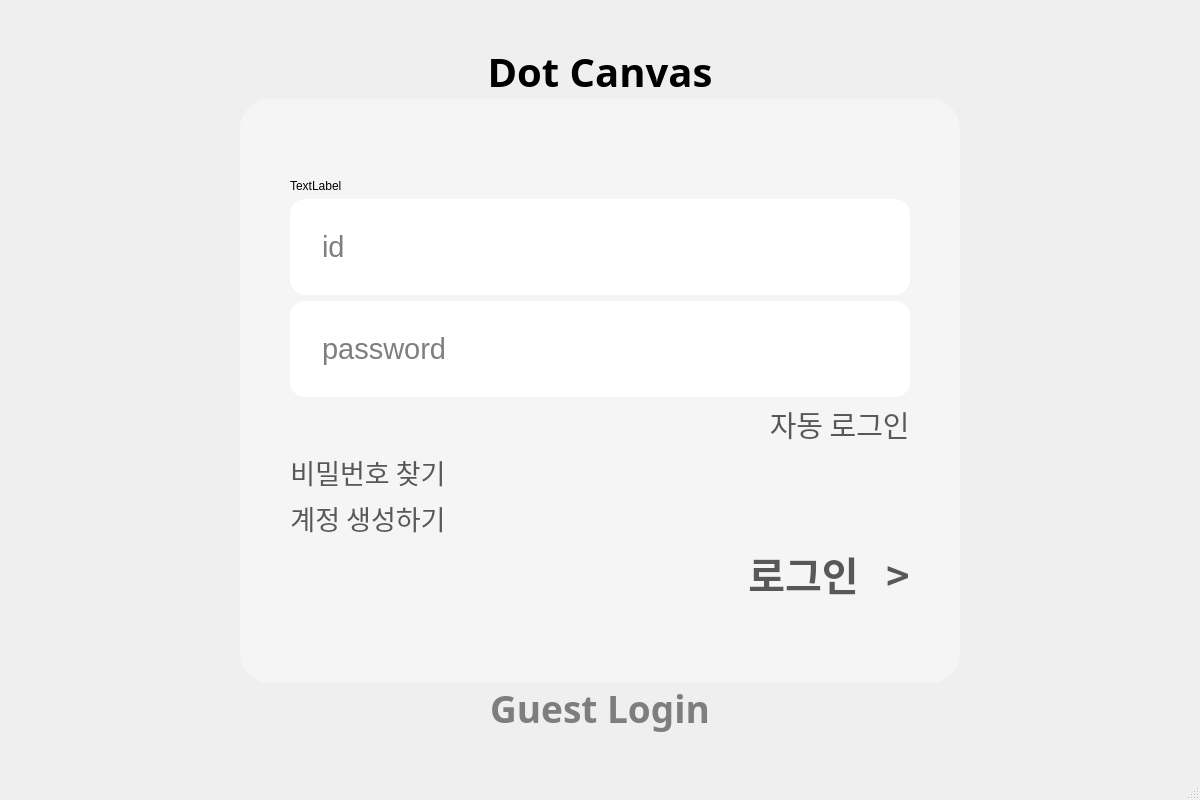
<?xml version="1.0" encoding="UTF-8"?>
<ui version="4.0">
 <class>MainWindow</class>
 <widget class="QMainWindow" name="MainWindow">
  <property name="geometry">
   <rect>
    <x>0</x>
    <y>0</y>
    <width>1200</width>
    <height>800</height>
   </rect>
  </property>
  <property name="font">
   <font>
    <family>Pretendard</family>
   </font>
  </property>
  <property name="windowTitle">
   <string>MainWindow</string>
  </property>
  <widget class="QWidget" name="mainWindow">
   <layout class="QHBoxLayout" name="horizontalLayout">
    <property name="leftMargin">
     <number>0</number>
    </property>
    <property name="topMargin">
     <number>0</number>
    </property>
    <property name="rightMargin">
     <number>0</number>
    </property>
    <property name="bottomMargin">
     <number>0</number>
    </property>
    <item>
     <widget class="QStackedWidget" name="stacked_main">
      <property name="styleSheet">
       <string notr="true"/>
      </property>
      <property name="currentIndex">
       <number>0</number>
      </property>
      <widget class="QWidget" name="login">
       <layout class="QGridLayout" name="gridLayout" rowstretch="1,1,6,1,1" columnstretch="1,3,1">
        <property name="leftMargin">
         <number>0</number>
        </property>
        <property name="topMargin">
         <number>0</number>
        </property>
        <property name="rightMargin">
         <number>0</number>
        </property>
        <property name="bottomMargin">
         <number>0</number>
        </property>
        <property name="spacing">
         <number>0</number>
        </property>
        <item row="3" column="1">
         <widget class="QPushButton" name="btn_login_geust">
          <property name="sizePolicy">
           <sizepolicy hsizetype="Preferred" vsizetype="Preferred">
            <horstretch>0</horstretch>
            <verstretch>0</verstretch>
           </sizepolicy>
          </property>
          <property name="font">
           <font>
            <family>Pretendard</family>
            <pointsize>28</pointsize>
            <weight>75</weight>
            <bold>true</bold>
            <strikeout>false</strikeout>
            <kerning>true</kerning>
           </font>
          </property>
          <property name="styleSheet">
           <string notr="true">border:0px solid none;
color:#7F7E7E;
background-color:rgba(0,0,0,0);</string>
          </property>
          <property name="text">
           <string>Guest Login</string>
          </property>
         </widget>
        </item>
        <item row="0" column="1">
         <spacer name="noname">
          <property name="orientation">
           <enum>Qt::Vertical</enum>
          </property>
          <property name="sizeHint" stdset="0">
           <size>
            <width>20</width>
            <height>40</height>
           </size>
          </property>
         </spacer>
        </item>
        <item row="4" column="1">
         <spacer name="spacer">
          <property name="orientation">
           <enum>Qt::Vertical</enum>
          </property>
          <property name="sizeHint" stdset="0">
           <size>
            <width>20</width>
            <height>40</height>
           </size>
          </property>
         </spacer>
        </item>
        <item row="1" column="2">
         <spacer name="horizontalSpacer">
          <property name="orientation">
           <enum>Qt::Horizontal</enum>
          </property>
          <property name="sizeHint" stdset="0">
           <size>
            <width>40</width>
            <height>20</height>
           </size>
          </property>
         </spacer>
        </item>
        <item row="2" column="1">
         <widget class="QWidget" name="login_area" native="true">
          <property name="styleSheet">
           <string notr="true">#login_area{
	border-radius:30px;
	background-color:#F5F5F5;
}
QLineEdit{
border-radius:15px;
padding:30px;
}
QPushButton{
border : 0px solid nont;
color:#595858;
}
#btn_login_auto:checked{
background-image: url(:/login/images/login/check_circle.png);
    background-repeat: no-repeat;
    background-position: left center;
    background-origin: content;
}</string>
          </property>
          <layout class="QVBoxLayout" name="verticalLayout" stretch="1,3,3,2,1,1,2">
           <property name="leftMargin">
            <number>50</number>
           </property>
           <property name="topMargin">
            <number>80</number>
           </property>
           <property name="rightMargin">
            <number>50</number>
           </property>
           <property name="bottomMargin">
            <number>80</number>
           </property>
           <item>
            <widget class="QLabel" name="label_login_error">
             <property name="text">
              <string>TextLabel</string>
             </property>
            </widget>
           </item>
           <item>
            <widget class="QLineEdit" name="input_login_id">
             <property name="sizePolicy">
              <sizepolicy hsizetype="Expanding" vsizetype="Minimum">
               <horstretch>0</horstretch>
               <verstretch>0</verstretch>
              </sizepolicy>
             </property>
             <property name="font">
              <font>
               <pointsize>22</pointsize>
              </font>
             </property>
             <property name="text">
              <string/>
             </property>
             <property name="placeholderText">
              <string>id</string>
             </property>
            </widget>
           </item>
           <item>
            <widget class="QLineEdit" name="input_login_pw">
             <property name="sizePolicy">
              <sizepolicy hsizetype="Expanding" vsizetype="Minimum">
               <horstretch>0</horstretch>
               <verstretch>0</verstretch>
              </sizepolicy>
             </property>
             <property name="font">
              <font>
               <pointsize>22</pointsize>
              </font>
             </property>
             <property name="text">
              <string/>
             </property>
             <property name="placeholderText">
              <string>password</string>
             </property>
            </widget>
           </item>
           <item alignment="Qt::AlignRight">
            <widget class="QPushButton" name="btn_login_auto">
             <property name="sizePolicy">
              <sizepolicy hsizetype="Fixed" vsizetype="Preferred">
               <horstretch>0</horstretch>
               <verstretch>0</verstretch>
              </sizepolicy>
             </property>
             <property name="font">
              <font>
               <family>Pretendard</family>
               <pointsize>22</pointsize>
              </font>
             </property>
             <property name="styleSheet">
              <string notr="true"/>
             </property>
             <property name="text">
              <string>     자동 로그인</string>
             </property>
             <property name="checkable">
              <bool>true</bool>
             </property>
             <property name="checked">
              <bool>false</bool>
             </property>
            </widget>
           </item>
           <item>
            <widget class="QPushButton" name="btn_login_getPw">
             <property name="sizePolicy">
              <sizepolicy hsizetype="Maximum" vsizetype="Preferred">
               <horstretch>0</horstretch>
               <verstretch>0</verstretch>
              </sizepolicy>
             </property>
             <property name="font">
              <font>
               <family>Pretendard</family>
               <pointsize>20</pointsize>
              </font>
             </property>
             <property name="text">
              <string>비밀번호 찾기</string>
             </property>
            </widget>
           </item>
           <item>
            <widget class="QPushButton" name="btn_login_signUp">
             <property name="sizePolicy">
              <sizepolicy hsizetype="Maximum" vsizetype="Preferred">
               <horstretch>0</horstretch>
               <verstretch>0</verstretch>
              </sizepolicy>
             </property>
             <property name="font">
              <font>
               <family>Pretendard</family>
               <pointsize>20</pointsize>
              </font>
             </property>
             <property name="text">
              <string>계정 생성하기</string>
             </property>
            </widget>
           </item>
           <item alignment="Qt::AlignRight">
            <widget class="QPushButton" name="btn_login_login">
             <property name="sizePolicy">
              <sizepolicy hsizetype="Maximum" vsizetype="Minimum">
               <horstretch>0</horstretch>
               <verstretch>0</verstretch>
              </sizepolicy>
             </property>
             <property name="font">
              <font>
               <family>Pretendard</family>
               <pointsize>30</pointsize>
               <weight>75</weight>
               <bold>true</bold>
              </font>
             </property>
             <property name="text">
              <string>로그인   &gt;</string>
             </property>
            </widget>
           </item>
          </layout>
         </widget>
        </item>
        <item row="1" column="0">
         <spacer name="horizontalSpacer_2">
          <property name="orientation">
           <enum>Qt::Horizontal</enum>
          </property>
          <property name="sizeHint" stdset="0">
           <size>
            <width>40</width>
            <height>20</height>
           </size>
          </property>
         </spacer>
        </item>
        <item row="1" column="1">
         <widget class="QLabel" name="label">
          <property name="font">
           <font>
            <family>Pretendard</family>
            <pointsize>30</pointsize>
            <weight>75</weight>
            <bold>true</bold>
           </font>
          </property>
          <property name="text">
           <string>Dot Canvas</string>
          </property>
          <property name="alignment">
           <set>Qt::AlignCenter</set>
          </property>
         </widget>
        </item>
       </layout>
      </widget>
      <widget class="QWidget" name="menu">
       <property name="styleSheet">
        <string notr="true">#menu{
border-radius:0px;
background-color:white;
}
QWidget#menu_profile{
	border-radius:30px;
	background-color:#F5F5F5;
}
QWidget#menu_section{
	border-radius:30px;
	background-color:#F5F5F5;
}</string>
       </property>
       <layout class="QGridLayout" name="gridLayout_2" rowstretch="1,10,1" columnstretch="1,12,18,1">
        <item row="1" column="1">
         <widget class="QWidget" name="menu_profile" native="true">
          <layout class="QVBoxLayout" name="verticalLayout_2" stretch="8,0,3,2,0,2">
           <property name="spacing">
            <number>30</number>
           </property>
           <property name="leftMargin">
            <number>40</number>
           </property>
           <property name="topMargin">
            <number>100</number>
           </property>
           <property name="rightMargin">
            <number>40</number>
           </property>
           <property name="bottomMargin">
            <number>100</number>
           </property>
           <item alignment="Qt::AlignHCenter">
            <widget class="QLabel" name="label_2">
             <property name="sizePolicy">
              <sizepolicy hsizetype="Minimum" vsizetype="Preferred">
               <horstretch>0</horstretch>
               <verstretch>0</verstretch>
              </sizepolicy>
             </property>
             <property name="minimumSize">
              <size>
               <width>200</width>
               <height>200</height>
              </size>
             </property>
             <property name="maximumSize">
              <size>
               <width>200</width>
               <height>200</height>
              </size>
             </property>
             <property name="styleSheet">
              <string notr="true">border-image: url(:/menu/images/menu/profile_img.png);</string>
             </property>
             <property name="text">
              <string/>
             </property>
            </widget>
           </item>
           <item>
            <widget class="Line" name="line">
             <property name="frameShadow">
              <enum>QFrame::Plain</enum>
             </property>
             <property name="lineWidth">
              <number>1</number>
             </property>
             <property name="orientation">
              <enum>Qt::Horizontal</enum>
             </property>
            </widget>
           </item>
           <item alignment="Qt::AlignHCenter">
            <widget class="QLabel" name="label_3">
             <property name="sizePolicy">
              <sizepolicy hsizetype="Maximum" vsizetype="Maximum">
               <horstretch>0</horstretch>
               <verstretch>0</verstretch>
              </sizepolicy>
             </property>
             <property name="font">
              <font>
               <family>Pretendard</family>
               <pointsize>33</pointsize>
              </font>
             </property>
             <property name="text">
              <string>id_name</string>
             </property>
            </widget>
           </item>
           <item alignment="Qt::AlignHCenter">
            <widget class="QLabel" name="label_4">
             <property name="sizePolicy">
              <sizepolicy hsizetype="Maximum" vsizetype="Maximum">
               <horstretch>0</horstretch>
               <verstretch>0</verstretch>
              </sizepolicy>
             </property>
             <property name="font">
              <font>
               <family>Pretendard</family>
               <pointsize>25</pointsize>
              </font>
             </property>
             <property name="text">
              <string>TextLabel</string>
             </property>
            </widget>
           </item>
           <item>
            <widget class="Line" name="line_2">
             <property name="frameShadow">
              <enum>QFrame::Plain</enum>
             </property>
             <property name="lineWidth">
              <number>1</number>
             </property>
             <property name="orientation">
              <enum>Qt::Horizontal</enum>
             </property>
            </widget>
           </item>
           <item alignment="Qt::AlignHCenter">
            <widget class="QPushButton" name="pushButton">
             <property name="sizePolicy">
              <sizepolicy hsizetype="Maximum" vsizetype="Maximum">
               <horstretch>0</horstretch>
               <verstretch>0</verstretch>
              </sizepolicy>
             </property>
             <property name="font">
              <font>
               <family>Pretendard</family>
               <pointsize>22</pointsize>
               <stylestrategy>PreferAntialias</stylestrategy>
              </font>
             </property>
             <property name="styleSheet">
              <string notr="true">border:0px solid none;
color:#ED633F;
background-color:rgba(0,0,0,0);</string>
             </property>
             <property name="text">
              <string>로그아웃</string>
             </property>
            </widget>
           </item>
          </layout>
         </widget>
        </item>
        <item row="1" column="3">
         <spacer name="horizontalSpacer_4">
          <property name="orientation">
           <enum>Qt::Horizontal</enum>
          </property>
          <property name="sizeHint" stdset="0">
           <size>
            <width>682</width>
            <height>20</height>
           </size>
          </property>
         </spacer>
        </item>
        <item row="1" column="0">
         <spacer name="horizontalSpacer_3">
          <property name="orientation">
           <enum>Qt::Horizontal</enum>
          </property>
          <property name="sizeHint" stdset="0">
           <size>
            <width>42</width>
            <height>20</height>
           </size>
          </property>
         </spacer>
        </item>
        <item row="1" column="2">
         <widget class="QWidget" name="menu_section" native="true">
          <property name="font">
           <font>
            <family>Pretendard</family>
           </font>
          </property>
          <property name="styleSheet">
           <string notr="true">QPushButton{
border:0px solid none;
color:#535353;
text-align:left;
background-color:rgba(0,0,0,0);
	image: url(:/menu/images/menu/Keyboard arrow right.png);
    image-position: right center;
}
</string>
          </property>
          <layout class="QVBoxLayout" name="verticalLayout_3">
           <property name="spacing">
            <number>0</number>
           </property>
           <property name="leftMargin">
            <number>60</number>
           </property>
           <property name="topMargin">
            <number>80</number>
           </property>
           <property name="rightMargin">
            <number>50</number>
           </property>
           <property name="bottomMargin">
            <number>80</number>
           </property>
           <item>
            <widget class="QPushButton" name="btn_learning">
             <property name="sizePolicy">
              <sizepolicy hsizetype="Minimum" vsizetype="Maximum">
               <horstretch>0</horstretch>
               <verstretch>0</verstretch>
              </sizepolicy>
             </property>
             <property name="font">
              <font>
               <family>Pretendard</family>
               <pointsize>45</pointsize>
               <weight>75</weight>
               <bold>true</bold>
              </font>
             </property>
             <property name="text">
              <string>Learning Courses</string>
             </property>
            </widget>
           </item>
           <item>
            <widget class="Line" name="line_3">
             <property name="frameShadow">
              <enum>QFrame::Plain</enum>
             </property>
             <property name="lineWidth">
              <number>2</number>
             </property>
             <property name="orientation">
              <enum>Qt::Horizontal</enum>
             </property>
            </widget>
           </item>
           <item>
            <widget class="QPushButton" name="pushButton_3">
             <property name="sizePolicy">
              <sizepolicy hsizetype="Minimum" vsizetype="Maximum">
               <horstretch>0</horstretch>
               <verstretch>0</verstretch>
              </sizepolicy>
             </property>
             <property name="font">
              <font>
               <family>Pretendard</family>
               <pointsize>45</pointsize>
               <weight>75</weight>
               <bold>true</bold>
              </font>
             </property>
             <property name="text">
              <string>Create Canvas</string>
             </property>
            </widget>
           </item>
           <item>
            <widget class="Line" name="line_4">
             <property name="frameShadow">
              <enum>QFrame::Plain</enum>
             </property>
             <property name="lineWidth">
              <number>2</number>
             </property>
             <property name="orientation">
              <enum>Qt::Horizontal</enum>
             </property>
            </widget>
           </item>
           <item>
            <widget class="QPushButton" name="pushButton_4">
             <property name="sizePolicy">
              <sizepolicy hsizetype="Minimum" vsizetype="Maximum">
               <horstretch>0</horstretch>
               <verstretch>0</verstretch>
              </sizepolicy>
             </property>
             <property name="font">
              <font>
               <family>Pretendard</family>
               <pointsize>45</pointsize>
               <weight>75</weight>
               <bold>true</bold>
              </font>
             </property>
             <property name="text">
              <string>My Drawing</string>
             </property>
            </widget>
           </item>
           <item>
            <widget class="Line" name="line_5">
             <property name="frameShadow">
              <enum>QFrame::Plain</enum>
             </property>
             <property name="lineWidth">
              <number>2</number>
             </property>
             <property name="orientation">
              <enum>Qt::Horizontal</enum>
             </property>
            </widget>
           </item>
           <item>
            <widget class="QPushButton" name="pushButton_5">
             <property name="sizePolicy">
              <sizepolicy hsizetype="Minimum" vsizetype="Maximum">
               <horstretch>0</horstretch>
               <verstretch>0</verstretch>
              </sizepolicy>
             </property>
             <property name="font">
              <font>
               <family>Pretendard</family>
               <pointsize>45</pointsize>
               <weight>75</weight>
               <bold>true</bold>
              </font>
             </property>
             <property name="text">
              <string>Dot Drive</string>
             </property>
            </widget>
           </item>
           <item>
            <widget class="Line" name="line_6">
             <property name="frameShadow">
              <enum>QFrame::Plain</enum>
             </property>
             <property name="lineWidth">
              <number>2</number>
             </property>
             <property name="orientation">
              <enum>Qt::Horizontal</enum>
             </property>
            </widget>
           </item>
          </layout>
         </widget>
        </item>
        <item row="2" column="1">
         <spacer name="verticalSpacer">
          <property name="orientation">
           <enum>Qt::Vertical</enum>
          </property>
          <property name="sizeHint" stdset="0">
           <size>
            <width>20</width>
            <height>40</height>
           </size>
          </property>
         </spacer>
        </item>
        <item row="0" column="1">
         <spacer name="verticalSpacer_2">
          <property name="orientation">
           <enum>Qt::Vertical</enum>
          </property>
          <property name="sizeHint" stdset="0">
           <size>
            <width>20</width>
            <height>40</height>
           </size>
          </property>
         </spacer>
        </item>
       </layout>
      </widget>
      <widget class="QWidget" name="connecting">
       <layout class="QVBoxLayout" name="verticalLayout_4">
        <item>
         <widget class="QLabel" name="connecting_label">
          <property name="text">
           <string>DotPad와 연결중입니다.</string>
          </property>
          <property name="alignment">
           <set>Qt::AlignCenter</set>
          </property>
         </widget>
        </item>
       </layout>
      </widget>
      <widget class="QWidget" name="painting">
       <layout class="QHBoxLayout" name="layout_painting"/>
      </widget>
     </widget>
    </item>
   </layout>
  </widget>
  <widget class="QStatusBar" name="statusbar"/>
 </widget>
 <resources>
  <include location="../images.qrc"/>
 </resources>
 <connections/>
</ui>
